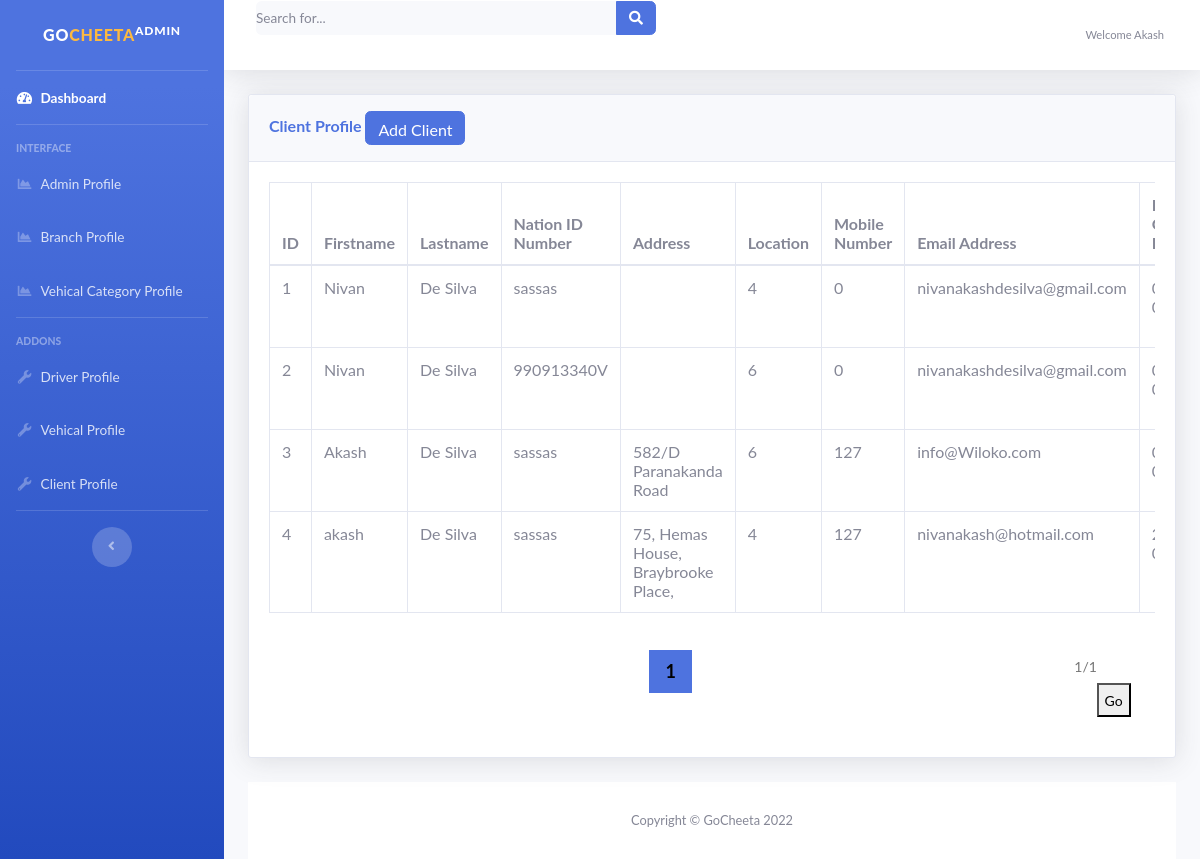
Screenshot of /admin/client_user.php (signed in) with the database file from the repository.
### tables this page shows
CREATE TABLE `client_list` (
  `id` int(11) NOT NULL,
  `firstname` text NOT NULL,
  `lastname` text NOT NULL,
  `nic` text NOT NULL,
  `address` text NOT NULL,
  `location` text NOT NULL,
  `mobile_number` tinyint(12) NOT NULL,
  `email_address` text NOT NULL,
  `date_of_birth` date NOT NULL,
  `gender` text NOT NULL,
  `username` text NOT NULL,
  `password` text NOT NULL,
  `last_login` datetime NOT NULL,
  `date_added` datetime NOT NULL
);

### admin/client_user.php (the view, shortened to what this page needs)
<?php
include('includes/header.php');
include('includes/navbar.php');
?>
<div class="container-fluid">
  <div class="card shadow mb-4">
    <div class="card-header py-3">
      <h6 class="m-0 font-weight-bold text-primary">Client Profile
      <button class = "btn btn-primary" onclick="document.location='add_client_user.php'">Add Client</button>
      </h6>
    </div>
    <center>
    <div class="card-body">
      <div class="table-responsive">
        <table class="table table-bordered" id="dataTable" width="100%" cellspacing="0">
          <thead>
            <tr>
              <th> ID </th>
              <th> Firstname </th>
              <th> Lastname </th>
              <th> Nation ID Number </th>
              <th> Address </th>
              <th> Location	 </th>
              <th> Mobile Number </th>
              <th> Email Address </th>
              <th> Date Of Birth </th>
            </tr>
          </thead>
          <tbody>
            <tr>
              <?php
                $per_page_record = 10;
                if (isset($_GET["page"])) {
                  $page  = $_GET["page"];
                }
                else {
                  $page=1;
                }
                $start_from = ($page-1) * $per_page_record;
                $query = "SELECT * FROM `client_list`LIMIT $start_from, $per_page_record";
                $query_run = mysqli_query($conn,$query);
                while($row = mysqli_fetch_assoc($query_run)){
              ?>
               <td> <?php echo $row['id'] ?> </td>
                <td> <?php echo $row['firstname'] ?> </td>
                <td> <?php echo $row['lastname'] ?> </td>
                <td> <?php echo $row['nic'] ?> </td>
                <td> <?php echo $row['address'] ?> </td>
                <td> <?php echo $row['location'] ?> </td>
                <td> <?php echo $row['mobile_number'] ?> </td>
                <td> <?php echo $row['email_address'] ?> </td>
                <td> <?php echo $row['date_of_birth'] ?> </td>
                <td><a class='btn btn-success' href="update_client_user_detail.php?id=<?php echo $row['id'];?>">Update</a>
            </tr>
            <?php
              }
            ?>
          </tbody>
        </table>
        <div class="page">
          <?php
          $query = "SELECT COUNT(*) FROM client_list";
          $rs_result = mysqli_query($conn, $query);
          $row = mysqli_fetch_row($rs_result);
          $total_records = $row[0];
          $total_pages = ceil($total_records / $per_page_record);
          $pagLink = "";
          for ($i=1; $i<=$total_pages; $i++) {
            if ($i == $page) {
              $pagLink .= "<a class = 'active' href='client_user.php?page="
              .$i."'>".$i." </a>";
            }
            else  {
              $pagLink .= "<a href='client_user.php?page=".$i."'>
              ".$i." </a>";
            }
          };
          echo $pagLink;
          ?>
        </div>
        <div class="inline">
          <input id="page" type="number" min="1" max="<?php echo $total_pages?>"
          placeholder="<?php echo $page."/".$total_pages; ?>" required>
          <button onClick="go2Page();">Go</button>
        </div>
      </div>
    </div>
  </center>
</div>
<?php
include('includes/footer.php');
?>

### admin/asset/css/styles.css (style rules this page uses)
body { font-family: "Lato", sans-serif; margin: 0; font-weight: 400; font-size: 14px; height: 100%; }
.card { overflow: hidden; -webkit-border-radius: 3px; -moz-border-radius: 3px; border-radius: 3px; background: #fff; }
input { outline: none; margin: 0; border: none; -webkit-box-shadow: none; -moz-box-shadow: none; box-shadow: none; width: 100%; font-size: 14px; font-family: inherit; }

### admin/client_user.php (style rules this page uses)
table { border-collapse: collapse; }
.inline { display: inline-block; float: right; margin: 20px 0px; }
input, button { height: 34px; }
.page { display: inline-block; padding-left: 0; padding-bottom: 20px; list-style: none; border-radius: 0.35rem; vertical-align: middle; }
.page a { font-weight:bold; font-size:18px; color: black; float: left; padding: 8px 16px; text-decoration: none; }
.page a.active { background-color: #4e73df; }

### rows the page displays
client_list: id "1", firstname "Nivan", lastname "De Silva", nic "sassas", location "4", mobile_number "0", email_address "nivanakashdesilva@gmail.com"
client_list: id "2", firstname "Nivan", lastname "De Silva", nic "990913340V", location "6", mobile_number "0", email_address "nivanakashdesilva@gmail.com"
client_list: id "3", firstname "Akash", lastname "De Silva", nic "sassas", address "582/D Paranakanda Road", location "6", mobile_number "127", email_address "info@Wiloko.com"
client_list: id "4", firstname "akash", lastname "De Silva", nic "sassas", address "75, Hemas House, Braybrooke Place,", location "4", mobile_number "127", email_address "nivanakash@hotmail.com"

### other values shown
$_SESSION['username'] "Akash"
